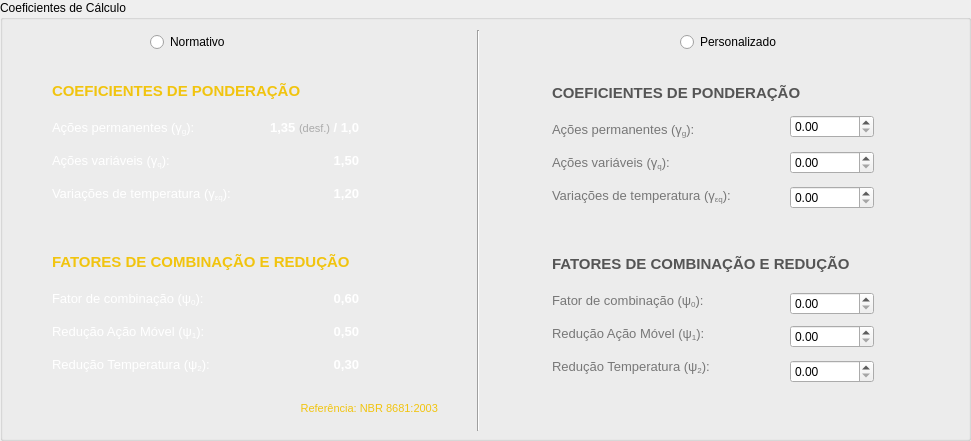
      <widget class="QGroupBox" name="box_coef">
       <property name="geometry">
        <rect>
         <x>10</x>
         <y>460</y>
         <width>971</width>
         <height>441</height>
        </rect>
       </property>
       <property name="title">
        <string>Coeficientes de Cálculo</string>
       </property>
       <widget class="QRadioButton" name="radio_automatico">
        <property name="geometry">
         <rect>
          <x>150</x>
          <y>30</y>
          <width>101</width>
          <height>24</height>
         </rect>
        </property>
        <property name="text">
         <string>Normativo</string>
        </property>
       </widget>
       <widget class="QRadioButton" name="radio_personalizado">
        <property name="geometry">
         <rect>
          <x>680</x>
          <y>30</y>
          <width>111</width>
          <height>24</height>
         </rect>
        </property>
        <property name="text">
         <string>Personalizado</string>
        </property>
       </widget>
       <widget class="QLabel" name="html_normativo">
        <property name="geometry">
         <rect>
          <x>50</x>
          <y>60</y>
          <width>391</width>
          <height>371</height>
         </rect>
        </property>
        <property name="text">
         <string>    &lt;html&gt;
    &lt;body style='background-color: #2b2b2b; color: #ffffff; font-family: &quot;Segoe UI&quot;, sans-serif; padding: 15px;'&gt;
        &lt;table style='width: 100%; border-collapse: collapse; font-size: 10pt; table-layout: fixed;'&gt;
            &lt;tr&gt;
                &lt;td colspan=&quot;2&quot; style='padding: 5px 0 10px 0;'&gt;
                    &lt;b style='color: #f1c40f; font-size: 11pt;'&gt;COEFICIENTES DE PONDERAÇÃO&lt;/b&gt;
                &lt;/td&gt;
            &lt;/tr&gt;
            &lt;tr style='border-bottom: 1px solid #444;'&gt;
                &lt;td style='padding: 8px 0; vertical-align: middle; width: 65%;'&gt;Ações permanentes (&amp;gamma;&lt;sub&gt;g&lt;/sub&gt;):&lt;/td&gt;
                &lt;td style='text-align: right; font-weight: bold; vertical-align: middle; width: 35%;'&gt;1,35 &lt;span style='font-size: 8pt; color: #aaa; font-weight: normal;'&gt;(desf.)&lt;/span&gt; / 1,0&lt;/td&gt;
            &lt;/tr&gt;
            &lt;tr style='border-bottom: 1px solid #444;'&gt;
                &lt;td style='padding: 8px 0; vertical-align: middle;'&gt;Ações variáveis (&amp;gamma;&lt;sub&gt;q&lt;/sub&gt;):&lt;/td&gt;
                &lt;td style='text-align: right; font-weight: bold; vertical-align: middle;'&gt;1,50&lt;/td&gt;
            &lt;/tr&gt;
            &lt;tr style='border-bottom: 1px solid #444;'&gt;
                &lt;td style='padding: 8px 0; vertical-align: middle;'&gt;Variações de temperatura (&amp;gamma;&lt;sub&gt;&amp;epsilon;q&lt;/sub&gt;):&lt;/td&gt;
                &lt;td style='text-align: right; font-weight: bold; vertical-align: middle;'&gt;1,20&lt;/td&gt;
            &lt;/tr&gt;
            &lt;tr&gt;&lt;td colspan=&quot;2&quot; style='padding: 10px 0;'&gt;&lt;/td&gt;&lt;/tr&gt;
            &lt;tr&gt;
                &lt;td colspan=&quot;2&quot; style='padding: 5px 0 10px 0;'&gt;
                    &lt;b style='color: #f1c40f; font-size: 11pt;'&gt;FATORES DE COMBINAÇÃO E REDUÇÃO&lt;/b&gt;
                &lt;/td&gt;
            &lt;/tr&gt;
            &lt;tr style='border-bottom: 1px solid #444;'&gt;
                &lt;td style='padding: 8px 0; vertical-align: middle;'&gt;Fator de combinação (&amp;psi;&lt;sub&gt;0&lt;/sub&gt;):&lt;/td&gt;
                &lt;td style='text-align: right; font-weight: bold; vertical-align: middle;'&gt;0,60&lt;/td&gt;
            &lt;/tr&gt;
            &lt;tr style='border-bottom: 1px solid #444;'&gt;
                &lt;td style='padding: 8px 0; vertical-align: middle;'&gt;Redução Ação Móvel (&amp;psi;&lt;sub&gt;1&lt;/sub&gt;):&lt;/td&gt;
                &lt;td style='text-align: right; font-weight: bold; vertical-align: middle;'&gt;0,50&lt;/td&gt;
            &lt;/tr&gt;
            &lt;tr style='border-bottom: 1px solid #444;'&gt;
                &lt;td style='padding: 8px 0; vertical-align: middle;'&gt;Redução Temperatura (&amp;psi;&lt;sub&gt;2&lt;/sub&gt;):&lt;/td&gt;
                &lt;td style='text-align: right; font-weight: bold; vertical-align: middle;'&gt;0,30&lt;/td&gt;
            &lt;/tr&gt;
        &lt;/table&gt;
        &lt;div style='font-family: &quot;Segoe UI&quot;, sans-serif; font-size: 8.5pt; color: #f1c40f; padding-top: 10px; text-align: right; border-top: 1px dashed #444; margin-top: 20px;'&gt;
            Referência: NBR 8681:2003
        &lt;/div&gt;
    &lt;/body&gt;
    &lt;/html&gt;</string>
        </property>
        <property name="textInteractionFlags">
         <set>Qt::TextInteractionFlag::TextSelectableByMouse</set>
        </property>
       </widget>
       <widget class="QLabel" name="html_personalizado">
        <property name="geometry">
         <rect>
          <x>550</x>
          <y>45</y>
          <width>391</width>
          <height>371</height>
         </rect>
        </property>
        <property name="text">
         <string>&lt;html&gt;
    &lt;body style='background-color: #2b2b2b; color: #777777; font-family: &quot;Segoe UI&quot;, sans-serif; padding: 15px;'&gt;
        &lt;table style='width: 100%; border-collapse: collapse; font-size: 10pt; table-layout: fixed;'&gt;
            &lt;tr&gt;
                &lt;td colspan=&quot;2&quot; style='padding: 5px 0 10px 0;'&gt;
                    &lt;b style='color: #555555; font-size: 11pt;'&gt;COEFICIENTES DE PONDERAÇÃO&lt;/b&gt;
                &lt;/td&gt;
            &lt;/tr&gt;
            &lt;tr style='border-bottom: 1px solid #333333;'&gt;
                &lt;td style='padding: 8px 0; vertical-align: middle; width: 65%;'&gt;Ações permanentes (&amp;gamma;&lt;sub&gt;g&lt;/sub&gt;):&lt;/td&gt;
                &lt;td style='text-align: right; font-weight: bold; vertical-align: middle; width: 35%;'&gt;---&lt;/td&gt;
            &lt;/tr&gt;
            &lt;tr style='border-bottom: 1px solid #333333;'&gt;
                &lt;td style='padding: 8px 0; vertical-align: middle;'&gt;Ações variáveis (&amp;gamma;&lt;sub&gt;q&lt;/sub&gt;):&lt;/td&gt;
                &lt;td style='text-align: right; font-weight: bold; vertical-align: middle;'&gt;---&lt;/td&gt;
            &lt;/tr&gt;
            &lt;tr style='border-bottom: 1px solid #333333;'&gt;
                &lt;td style='padding: 8px 0; vertical-align: middle;'&gt;Variações de temperatura (&amp;gamma;&lt;sub&gt;&amp;epsilon;q&lt;/sub&gt;):&lt;/td&gt;
                &lt;td style='text-align: right; font-weight: bold; vertical-align: middle;'&gt;---&lt;/td&gt;
            &lt;/tr&gt;
            &lt;tr&gt;&lt;td colspan=&quot;2&quot; style='padding: 10px 0;'&gt;&lt;/td&gt;&lt;/tr&gt;
            &lt;tr&gt;
                &lt;td colspan=&quot;2&quot; style='padding: 5px 0 10px 0;'&gt;
                    &lt;b style='color: #555555; font-size: 11pt;'&gt;FATORES DE COMBINAÇÃO E REDUÇÃO&lt;/b&gt;
                &lt;/td&gt;
            &lt;/tr&gt;
            &lt;tr style='border-bottom: 1px solid #333333;'&gt;
                &lt;td style='padding: 8px 0; vertical-align: middle;'&gt;Fator de combinação (&amp;psi;&lt;sub&gt;0&lt;/sub&gt;):&lt;/td&gt;
                &lt;td style='text-align: right; font-weight: bold; vertical-align: middle;'&gt;---&lt;/td&gt;
            &lt;/tr&gt;
            &lt;tr style='border-bottom: 1px solid #333333;'&gt;
                &lt;td style='padding: 8px 0; vertical-align: middle;'&gt;Redução Ação Móvel (&amp;psi;&lt;sub&gt;1&lt;/sub&gt;):&lt;/td&gt;
                &lt;td style='text-align: right; font-weight: bold; vertical-align: middle;'&gt;---&lt;/td&gt;
            &lt;/tr&gt;
            &lt;tr style='border-bottom: 1px solid #333333;'&gt;
                &lt;td style='padding: 8px 0; vertical-align: middle;'&gt;Redução Temperatura (&amp;psi;&lt;sub&gt;2&lt;/sub&gt;):&lt;/td&gt;
                &lt;td style='text-align: right; font-weight: bold; vertical-align: middle;'&gt;---&lt;/td&gt;
            &lt;/tr&gt;
        &lt;/table&gt;
    &lt;/body&gt;
    &lt;/html&gt;</string>
        </property>
       </widget>
       <widget class="QDoubleSpinBox" name="spin_gama_g">
        <property name="geometry">
         <rect>
          <x>790</x>
          <y>115</y>
          <width>84</width>
          <height>23</height>
         </rect>
        </property>
       </widget>
       <widget class="QDoubleSpinBox" name="spin_gama_q">
        <property name="geometry">
         <rect>
          <x>790</x>
          <y>151</y>
          <width>84</width>
          <height>23</height>
         </rect>
        </property>
       </widget>
       <widget class="QDoubleSpinBox" name="spin_gama_temp_q">
        <property name="geometry">
         <rect>
          <x>790</x>
          <y>186</y>
          <width>84</width>
          <height>23</height>
         </rect>
        </property>
       </widget>
       <widget class="QDoubleSpinBox" name="spin_psi0">
        <property name="geometry">
         <rect>
          <x>790</x>
          <y>292</y>
          <width>84</width>
          <height>23</height>
         </rect>
        </property>
       </widget>
       <widget class="QDoubleSpinBox" name="spin_psi1">
        <property name="geometry">
         <rect>
          <x>790</x>
          <y>325</y>
          <width>84</width>
          <height>23</height>
         </rect>
        </property>
       </widget>
       <widget class="QDoubleSpinBox" name="spin_psi2">
        <property name="geometry">
         <rect>
          <x>790</x>
          <y>360</y>
          <width>84</width>
          <height>23</height>
         </rect>
        </property>
       </widget>
       <widget class="Line" name="line_5">
        <property name="geometry">
         <rect>
          <x>470</x>
          <y>30</y>
          <width>16</width>
          <height>401</height>
         </rect>
        </property>
        <property name="orientation">
         <enum>Qt::Orientation::Vertical</enum>
        </property>
       </widget>
      </widget>
